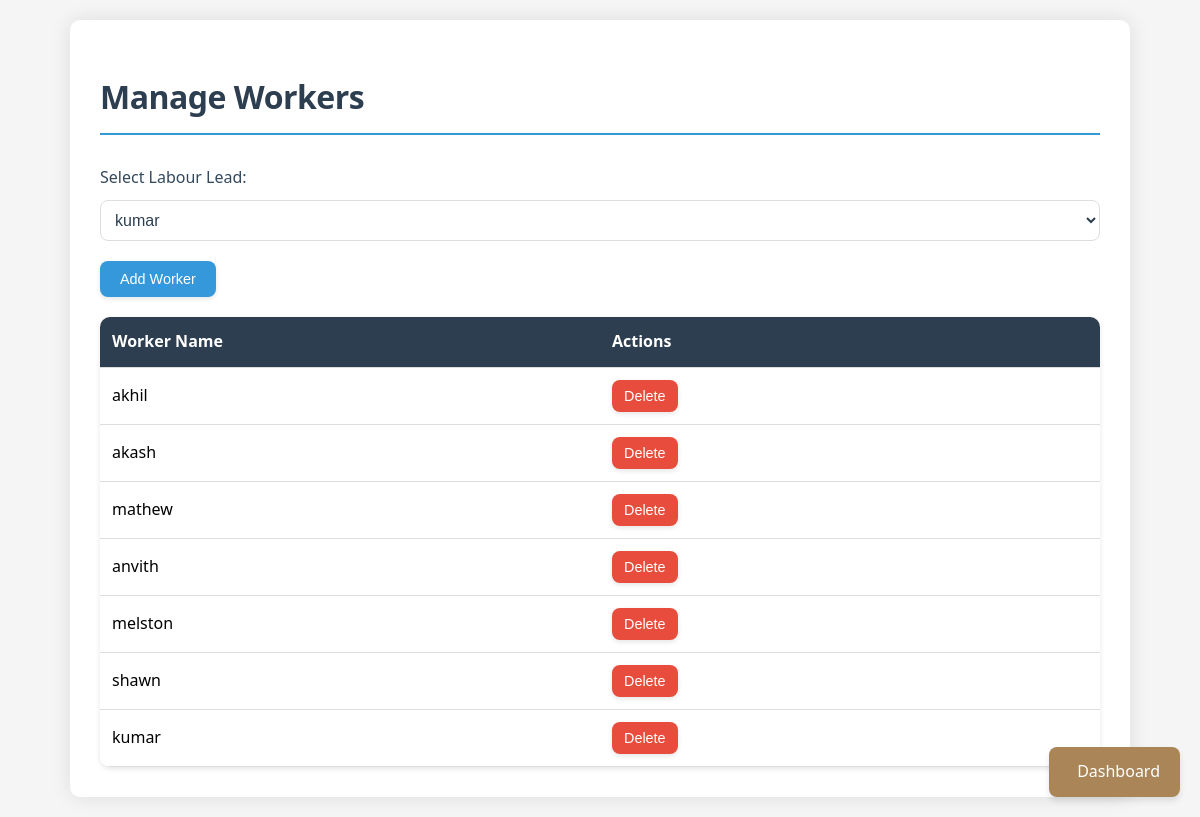
Page /php/workers.php?lead_id=1 (signed in) on the committed database.
### tables this page shows
CREATE TABLE `workers` (
  `worker_id` int NOT NULL AUTO_INCREMENT,
  `user_id` int NOT NULL,
  `lead_id` int NOT NULL,
  `worker_name` varchar(255) NOT NULL,
  `created_at` timestamp NULL DEFAULT CURRENT_TIMESTAMP,
  PRIMARY KEY (`worker_id`),
  KEY `user_id` (`user_id`),
  KEY `lead_id` (`lead_id`),
  CONSTRAINT `workers_ibfk_1` FOREIGN KEY (`user_id`) REFERENCES `users` (`id`) ON DELETE CASCADE,
  CONSTRAINT `workers_ibfk_2` FOREIGN KEY (`lead_id`) REFERENCES `labour_lead` (`lead_id`) ON DELETE CASCADE
);

### php/workers.php (the view, shortened to what this page needs)
<?php
require 'db.php';
$user_id = $_SESSION['user_id'];
$leads_query = "SELECT lead_id, lead_name FROM labour_lead WHERE user_id = ?";
$stmt = $conn->prepare($leads_query);
$stmt->bind_param("i", $user_id);
$stmt->execute();
$leads_result = $stmt->get_result();
$selected_lead_id = isset($_GET['lead_id']) ? $_GET['lead_id'] : null;
$workers = [];
if ($selected_lead_id) {
    $workers_query = "SELECT worker_id, worker_name FROM workers WHERE lead_id = ? AND user_id = ?";
    $stmt = $conn->prepare($workers_query);
    $stmt->bind_param("ii", $selected_lead_id, $user_id);
    $stmt->execute();
    $workers_result = $stmt->get_result();
    $workers = $workers_result->fetch_all(MYSQLI_ASSOC);
}
?>
<!DOCTYPE html>
<html lang="en">
<head>
    <link rel="stylesheet" href="css/worker.css">
</head>
<body>
    <div class="container">
        <h1>Manage Workers</h1>
        <form method="GET" action="">
            <label for="lead_id">Select Labour Lead:</label>
            <select name="lead_id" id="lead_id">
                <?php while ($lead = $leads_result->fetch_assoc()): ?>
                    <option value="<?= $lead['lead_id'] ?>" <?= $selected_lead_id == $lead['lead_id'] ? 'selected' : '' ?>>
                        <?= htmlspecialchars($lead['lead_name']) ?>
                    </option>
                <?php endwhile; ?>
            </select>
        </form>
        <button id="addWorkerBtn">Add Worker</button>
        <table>
            <thead>
                <tr>
                    <th>Worker Name</th>
                    <th>Actions</th>
                </tr>
            </thead>
            <tbody>
                <?php if ($selected_lead_id): ?>
                    <?php foreach ($workers as $worker): ?>
                        <tr>
                            <td><?= htmlspecialchars($worker['worker_name']) ?></td>
                            <td>
                                <button class="delete-btn" data-worker-id="<?= $worker['worker_id'] ?>">Delete</button>
                            </td>
                        </tr>
                    <?php endforeach; ?>
                <?php else: ?>
                    <tr>
                        <td colspan="2">Select a labour lead to view workers.</td>
                    </tr>
                <?php endif; ?>
            </tbody>
        </table>
    </div>
    <a href="dashboard.php" class="dashboard-button">
        <i class="fas fa-home"></i> Dashboard
    </a>
</body>
</html>

### css/worker.css (style rules this page uses)
body { font-family: 'Segoe UI', Tahoma, Geneva, Verdana, sans-serif; margin: 20px; background-color: #f5f5f5; line-height: 1.6; }
.container { max-width: 1000px; margin: 0 auto; background: white; padding: 30px; border-radius: 10px; box-shadow: 0 0 20px rgba(0, 0, 0, 0.1); }
h1 { color: #2c3e50; margin-bottom: 30px; border-bottom: 2px solid #3498db; padding-bottom: 10px; font-size: 2em; letter-spacing: -0.5px; }
label[for="lead_id"] { display: block; margin-bottom: 10px; color: #34495e; font-weight: 500; font-size: 1em; }
#lead_id { width: 100%; padding: 10px; border: 1px solid #ddd; border-radius: 8px; background-color: white; font-size: 1em; color: #2c3e50; margin-bottom: 20px; transition: border-color 0.3s, box-shadow 0.3s; }
#addWorkerBtn { padding: 10px 20px; background-color: #3498db; color: white; border: none; border-radius: 8px; font-size: 0.9em; cursor: pointer; transition: background-color 0.3s, transform 0.2s, box-shadow 0.3s; box-shadow: 0 2px 5px rgba(0, 0, 0, 0.1); }
table { width: 100%; border-collapse: collapse; margin-top: 20px; border-radius: 10px; overflow: hidden; table-layout: fixed; box-shadow: 0 2px 5px rgba(0, 0, 0, 0.1); }
table th, table td { padding: 12px; text-align: left; border-bottom: 1px solid #ddd; }
table th { background-color: #2c3e50; color: white; font-weight: 600; }
.delete-btn { padding: 8px 12px; background-color: #e74c3c; color: white; border: none; border-radius: 8px; font-size: 0.9em; cursor: pointer; transition: background-color 0.3s, transform 0.2s, box-shadow 0.3s; box-shadow: 0 2px 5px rgba(0, 0, 0, 0.1); }
.dashboard-button { display: flex; align-items: center; justify-content: center; position: fixed; bottom: 20px; right: 20px; background-color: #a98558; color: white; padding: 12px 20px; border-radius: 8px; text-decoration: none; font-size: 16px; font-weight: 500; box-shadow: 0 4px 6px rgba(0, 0, 0, 0.1); z-index: 1000; transition: background-color 0.3s ease, transform 0.2s ease, box-shadow 0.3s ease; border: none; cursor: pointer; }

### rows in the picture
workers: worker_name "akhil"
workers: worker_name "akash"
workers: worker_name "mathew"
workers: worker_name "anvith"
workers: worker_name "melston"
workers: worker_name "shawn"
workers: worker_name "kumar"

### other values in the picture
form field lead_id "kumar"
